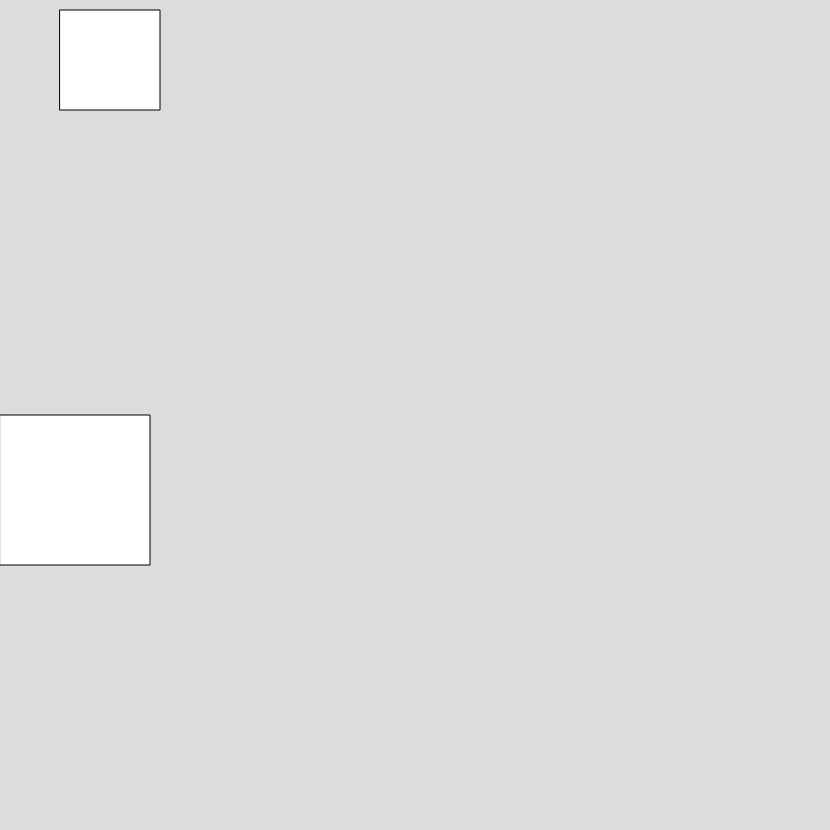
Frame 1 (no input)
Frame 60 (no input): identical to frame 1, image omitted
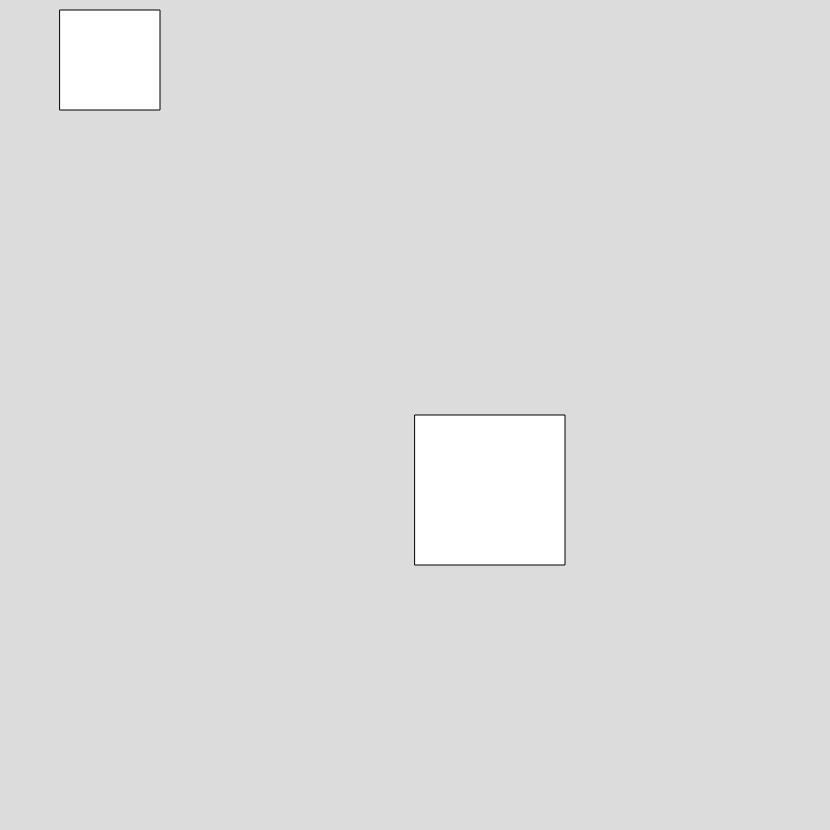
Frame 120 (the mouse pressed at the canvas centre since frame 60)

The p5.js sketch that drew these frames (run headless with seeded random() and noise() and a simulated clock; from frame 60 on, the mouse is pressed at the canvas centre):

// p5.js sketch
// ── sketch.js

function setup() {
  createCanvas(830, 830);
}

function draw() {
  background(220);
rect(mouseX,415,150,150)
rect(60,10,100,100)

}
